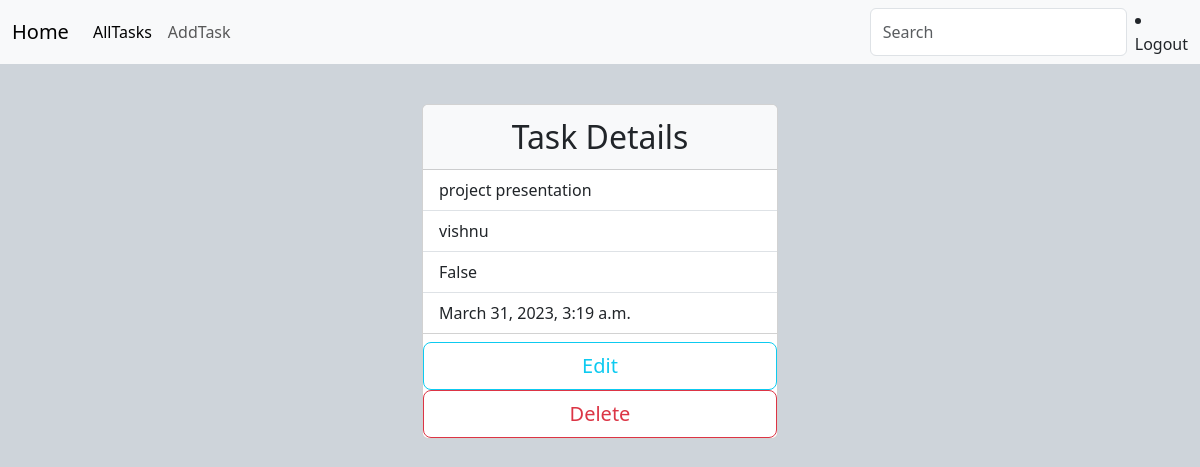
The page /tasks/10/detail/ (signed in) on the database its author committed.
### todo/models.py (models this page shows, shortened)
class Task(models.Model):
    task_name=models.CharField(max_length=200)
    user=models.ForeignKey(User,on_delete=models.CASCADE)
    status=models.BooleanField(default=False)
    created_date=models.DateTimeField(auto_now_add=True)

### todo/views.py (the view)
# urls.py: path('tasks/<int:pk>/detail/',views.TaskDetailView.as_view(),name="task-detail"),
@method_decorator(sign_required,name="dispatch")
class TaskDetailView(View):
    model=Task
    template_name="task-detail.html"
    def get(self,request,*args,**kwargs):
        id=kwargs.get("pk")
        qs=Task.objects.get(id=id)
        return render(request,self.template_name,{"task":qs})

### todo/views.py (called while the page is built)
def sign_required(fn):
    def wrapper(request,*args,**kwargs):
        if  not request.user.is_authenticated:
            messages.error(request,"Please Login!!")
            return redirect("signin")
        return fn(request,*args,**kwargs)
    return wrapper

### todo/templates/task-detail.html (shortened to what this page needs)
{%extends 'base.html'%}
{%block body_block%}
<div class="container">
  <div class="row">
    <div class="col-4"></div>
    <div class="col-4 mt-4">
      <div class="card mt-3" style="width:100%">
        <div class="card-header fs-2 bg-body-tertiary text-center ">Task Details</div>
        <ul class="list-group list-group-flush">
          <li class="list-group-item">{{task.task_name}}</li>
          <li class="list-group-item">{{task.user}}</li>
          <li class="list-group-item">{{task.status}}</li>
          <li class="list-group-item">{{task.created_date}}</li>
        </ul>
        <div class="mt-2">
          <a href="{%url 'task-edit' task.id%}" class="btn btn-outline-info btn-lg w-100">Edit</a>
          <a href="{%url 'task-delete' task.id%}" class="btn btn-outline-danger btn-lg w-100 ">Delete</a>
       </div>
      </div>
    </div>
    <div class="col-4"></div>
  </div>
</div>
{%endblock%}

### rows shown on the page
Task: task_name "project presentation", user "vishnu", status "False", created_date "March 31, 2023, 3:19 a.m."
